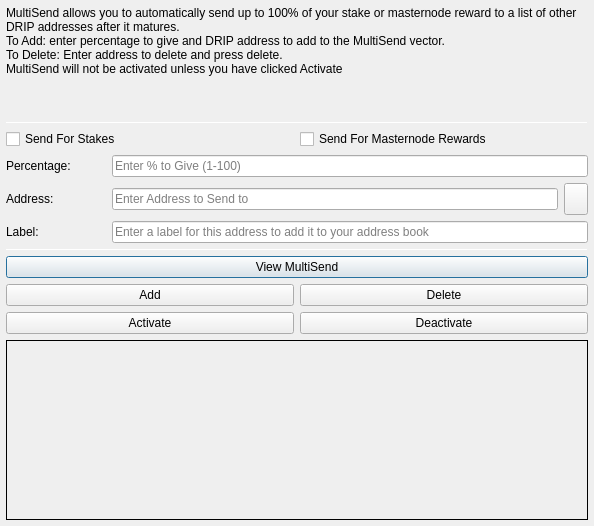
<?xml version="1.0" encoding="UTF-8"?>
<ui version="4.0">
 <class>MultiSendDialog</class>
 <widget class="QDialog" name="MultiSendDialog">
  <property name="windowModality">
   <enum>Qt::NonModal</enum>
  </property>
  <property name="geometry">
   <rect>
    <x>0</x>
    <y>0</y>
    <width>594</width>
    <height>526</height>
   </rect>
  </property>
  <property name="windowTitle">
   <string>MultiSend</string>
  </property>
  <layout class="QVBoxLayout" name="verticalLayout" stretch="0">
   <property name="leftMargin">
    <number>6</number>
   </property>
   <property name="topMargin">
    <number>6</number>
   </property>
   <property name="rightMargin">
    <number>6</number>
   </property>
   <property name="bottomMargin">
    <number>6</number>
   </property>
   <item>
    <layout class="QVBoxLayout" name="verticalLayout_Main" stretch="1,1,1,0,1,1,1">
     <item>
      <widget class="QLabel" name="label_2">
       <property name="lineWidth">
        <number>1</number>
       </property>
       <property name="text">
        <string>MultiSend allows you to automatically send up to 100% of your stake or masternode reward to a list of other DRIP addresses after it matures.
To Add: enter percentage to give and DRIP address to add to the MultiSend vector.
To Delete: Enter address to delete and press delete.
MultiSend will not be activated unless you have clicked Activate</string>
       </property>
       <property name="alignment">
        <set>Qt::AlignLeading|Qt::AlignLeft|Qt::AlignTop</set>
       </property>
       <property name="wordWrap">
        <bool>true</bool>
       </property>
      </widget>
     </item>
     <item>
      <widget class="Line" name="line">
       <property name="minimumSize">
        <size>
         <width>0</width>
         <height>1</height>
        </size>
       </property>
       <property name="maximumSize">
        <size>
         <width>16777215</width>
         <height>1</height>
        </size>
       </property>
       <property name="orientation">
        <enum>Qt::Horizontal</enum>
       </property>
      </widget>
     </item>
     <item>
      <layout class="QVBoxLayout" name="verticalLayout_Settings">
       <item>
        <layout class="QHBoxLayout" name="horizontalLayout">
         <item>
          <widget class="QCheckBox" name="multiSendStakeCheckBox">
           <property name="text">
            <string>Send For Stakes</string>
           </property>
          </widget>
         </item>
         <item>
          <widget class="QCheckBox" name="multiSendMasternodeCheckBox">
           <property name="text">
            <string>Send For Masternode Rewards</string>
           </property>
          </widget>
         </item>
        </layout>
       </item>
       <item>
        <layout class="QHBoxLayout" name="horizontalLayout_6">
         <item>
          <widget class="QLabel" name="label">
           <property name="minimumSize">
            <size>
             <width>100</width>
             <height>0</height>
            </size>
           </property>
           <property name="toolTip">
            <string>Percentage of stake to send</string>
           </property>
           <property name="text">
            <string>Percentage:</string>
           </property>
          </widget>
         </item>
         <item>
          <widget class="QLineEdit" name="multiSendPercentEdit">
           <property name="toolTip">
            <string>Enter whole numbers 1 - 100</string>
           </property>
           <property name="placeholderText">
            <string>Enter % to Give (1-100)</string>
           </property>
          </widget>
         </item>
        </layout>
       </item>
       <item>
        <layout class="QHBoxLayout" name="horizontalLayout_7">
         <item>
          <widget class="QLabel" name="label_5">
           <property name="minimumSize">
            <size>
             <width>100</width>
             <height>0</height>
            </size>
           </property>
           <property name="toolTip">
            <string>Address to send portion of stake to</string>
           </property>
           <property name="text">
            <string>Address:</string>
           </property>
          </widget>
         </item>
         <item>
          <widget class="QLineEdit" name="multiSendAddressEdit">
           <property name="toolTip">
            <string/>
           </property>
           <property name="placeholderText">
            <string>Enter Address to Send to</string>
           </property>
          </widget>
         </item>
         <item>
          <widget class="QToolButton" name="addressBookButton">
           <property name="maximumSize">
            <size>
             <width>16777215</width>
             <height>32</height>
            </size>
           </property>
           <property name="toolTip">
            <string>Choose an address from the address book</string>
           </property>
           <property name="text">
            <string/>
           </property>
           <property name="icon">
            <iconset resource="../drip.qrc">
             <normaloff>:/icons/address-book</normaloff>:/icons/address-book</iconset>
           </property>
           <property name="shortcut">
            <string>Alt+A</string>
           </property>
          </widget>
         </item>
        </layout>
       </item>
      </layout>
     </item>
     <item>
      <layout class="QHBoxLayout" name="horizontalLayout_3">
       <item>
        <widget class="QLabel" name="label_3">
         <property name="minimumSize">
          <size>
           <width>100</width>
           <height>0</height>
          </size>
         </property>
         <property name="text">
          <string>Label:</string>
         </property>
        </widget>
       </item>
       <item>
        <widget class="QLineEdit" name="labelAddressLabelEdit">
         <property name="placeholderText">
          <string>Enter a label for this address to add it to your address book</string>
         </property>
        </widget>
       </item>
      </layout>
     </item>
     <item>
      <widget class="Line" name="line_2">
       <property name="minimumSize">
        <size>
         <width>0</width>
         <height>1</height>
        </size>
       </property>
       <property name="maximumSize">
        <size>
         <width>16777215</width>
         <height>1</height>
        </size>
       </property>
       <property name="orientation">
        <enum>Qt::Horizontal</enum>
       </property>
      </widget>
     </item>
     <item>
      <layout class="QVBoxLayout" name="verticalLayout_Buttons">
       <item>
        <layout class="QHBoxLayout" name="horizontalLayout_4">
         <item>
          <widget class="QPushButton" name="viewButton">
           <property name="toolTip">
            <string/>
           </property>
           <property name="statusTip">
            <string>View MultiSend Vector</string>
           </property>
           <property name="text">
            <string>View MultiSend</string>
           </property>
          </widget>
         </item>
        </layout>
       </item>
       <item>
        <layout class="QHBoxLayout" name="horizontalLayout_2">
         <item>
          <widget class="QPushButton" name="addButton">
           <property name="toolTip">
            <string/>
           </property>
           <property name="statusTip">
            <string>Add to MultiSend Vector</string>
           </property>
           <property name="text">
            <string>Add</string>
           </property>
          </widget>
         </item>
         <item>
          <widget class="QPushButton" name="deleteButton">
           <property name="toolTip">
            <string/>
           </property>
           <property name="statusTip">
            <string>Delete Address From MultiSend Vector</string>
           </property>
           <property name="text">
            <string>Delete</string>
           </property>
          </widget>
         </item>
        </layout>
       </item>
       <item>
        <layout class="QHBoxLayout" name="horizontalLayout_5">
         <item>
          <widget class="QPushButton" name="activateButton">
           <property name="statusTip">
            <string>Activate MultiSend</string>
           </property>
           <property name="text">
            <string>Activate</string>
           </property>
          </widget>
         </item>
         <item>
          <widget class="QPushButton" name="disableButton">
           <property name="statusTip">
            <string>Deactivate MultiSend</string>
           </property>
           <property name="text">
            <string>Deactivate</string>
           </property>
          </widget>
         </item>
        </layout>
       </item>
      </layout>
     </item>
     <item>
      <widget class="QLabel" name="message">
       <property name="minimumSize">
        <size>
         <width>0</width>
         <height>180</height>
        </size>
       </property>
       <property name="frameShape">
        <enum>QFrame::Panel</enum>
       </property>
       <property name="frameShadow">
        <enum>QFrame::Plain</enum>
       </property>
       <property name="lineWidth">
        <number>1</number>
       </property>
       <property name="midLineWidth">
        <number>1</number>
       </property>
       <property name="text">
        <string/>
       </property>
       <property name="alignment">
        <set>Qt::AlignLeading|Qt::AlignLeft|Qt::AlignTop</set>
       </property>
       <property name="wordWrap">
        <bool>true</bool>
       </property>
      </widget>
     </item>
    </layout>
   </item>
  </layout>
 </widget>
 <resources>
  <include location="../drip.qrc"/>
 </resources>
 <connections/>
</ui>
